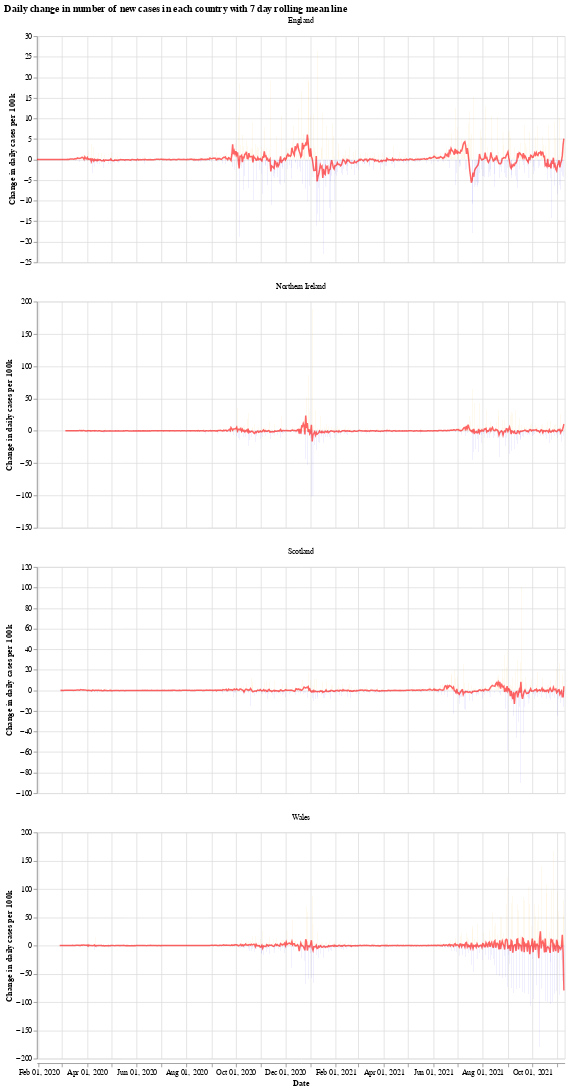

Notebook code for this chart:
### Markdown cell above
We will use the Python library `Altair` for visualising the data, see the [altair docs](https://altair-viz.github.io/) for more information.

First we have a graph which shows the daily change in the number of new cases for each country. This number jumps up and down all over the place, which is likely due to delay in reporting of new cases over the weekend. Another interesting thing is that it looks like the daily cases in Wales experienced a much shorter period of calm over the summer (calm in the sense of daily cases not jumping up and down).

The orange bars are days when the number of new cases (per 100k population) was more than the previous day, while the blue are days when the number of new cases dropped. The red line is the 7 day moving average. 

When the moving average line is below 0, it means that there is a consistent drop in new cases. We can see this clearly happening around the times that lockdowns were introduced (though, to varying degrees). I will update the graphs soon with a marker of when each lockdown started.

### Code cell
# collapse
import altair as alt

bars = alt.Chart(uk_cases).mark_bar().encode(
    x=alt.X("yearmonthdate(date):T", axis=alt.Axis(title='Date')),
    y=alt.Y("casesChangeRate:Q", axis=alt.Axis(title='Change in daily cases per 100k')),
    tooltip='casesChange',
    color=alt.condition(
        alt.datum.casesChangeRate > 0,
        alt.value("orange"),  # The positive color
        alt.value("blue")  # The negative color
    )
).properties(title='Daily change in number of new cases with 7 day rolling mean',width=700).interactive()

line = alt.Chart(uk_cases).mark_line(
    color='red',
    size=2,
    opacity=0.6
).transform_window(
    rolling_mean='mean(casesChangeRate)',
    frame=[0, 7],
    groupby=['areaName']
).encode(
    x='yearmonthdate(date):T',
    y='rolling_mean:Q'
)

alt.layer(bars, line, data=uk_cases).facet(alt.Column(
    'areaName', title=''), columns=1).resolve_scale(y='independent').properties(title='Daily change in number of new cases in each country with 7 day rolling mean line')

### Figure 1 — Vega-Lite specification as saved in the notebook (floating-point values rounded to 4 significant figures; data arrays with more than 128 entries replaced by an {"elided": "..."} marker saying what was removed)
{"config": {"view": {"continuousWidth": 400, "continuousHeight": 300}}, "data": {"name": "data-a1c6ecb68f26f03ccf3dbec0c0dddaff"}, "facet": {"type": "nominal", "field": "areaName", "title": ""}, "spec": {"layer": [{"mark": "bar", "encoding": {"color": {"condition": {"value": "orange", "test": "(datum.casesChangeRate > 0)"}, "value": "blue"}, "tooltip": {"type": "quantitative", "field": "casesChange"}, "x": {"type": "temporal", "axis": {"title": "Date"}, "field": "date", "timeUnit": "yearmonthdate"}, "y": {"type": "quantitative", "axis": {"title": "Change in daily cases per 100k"}, "field": "casesChangeRate"}}, "selection": {"selector001": {"type": "interval", "bind": "scales", "encodings": ["x", "y"]}}, "title": "Daily change in number of new cases with 7 day rolling mean", "width": 700}, {"mark": {"type": "line", "color": "red", "opacity": 0.6, "size": 2}, "encoding": {"x": {"type": "temporal", "field": "date", "timeUnit": "yearmonthdate"}, "y": {"type": "quantitative", "field": "rolling_mean"}}, "transform": [{"window": [{"op": "mean", "field": "casesChangeRate", "as": "rolling_mean"}], "frame": [0, 7], "groupby": ["areaName"]}]}]}, "columns": 1, "resolve": {"scale": {"y": "independent"}}, "title": "Daily change in number of new cases in each country with 7 day rolling mean line", "$schema": "https://vega.github.io/schema/vega-lite/v4.8.1.json", "datasets": {"data-a1c6ecb68f26f03ccf3dbec0c0dddaff": {"elided": "2508 records"}}}
